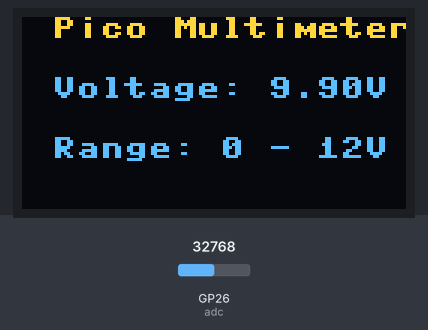
Simulated run of this program. Board: Raspberry Pi Pico running MicroPython. Parts: 128×64 one-colour display. The test bench sets the inputs (shaded band); at power-on: GP26 (adc) = 32768 (analog values on the 0–65535 scale). The OLED is the two-colour kind (top 16 rows yellow).

Above: at 1.2 s.
1.3 s: GP26 (adc) set to 45874
At 2.5 s:
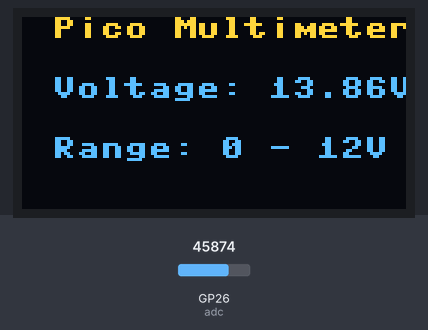
2.8 s: GP26 (adc) set to 57670
At 3.8 s:
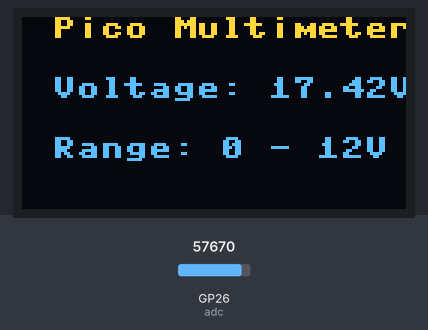
4.3 s: GP26 (adc) set to 65535
At 5.0 s:
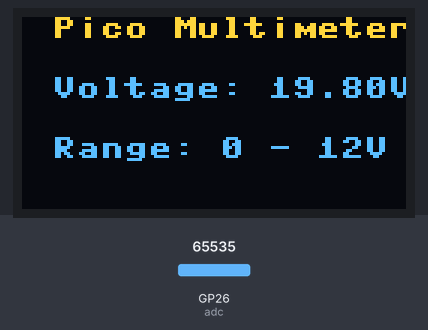
Timing chart, 0 to 7.3 s (numbered marks = the images above; inputs shaded):
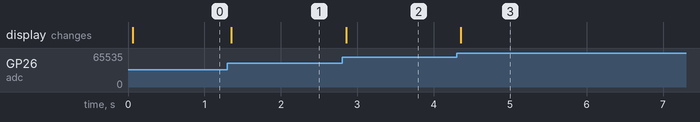

Measured:
- after the input at 1.3 s, the display: changes after 0.05 s (image 1)
- after the input at 2.8 s, the display: changes after 0.05 s (image 2)
- after the input at 4.3 s, the display: changes after 0.06 s (image 3)

The program:

main.py
```python
from machine import Pin, SoftI2C, ADC
import ssd1306
import time

# OLED setup
i2c = SoftI2C(scl=Pin(1), sda=Pin(0))
oled = ssd1306.SSD1306_I2C(128, 64, i2c)

# ADC setup
adc = ADC(26)  # GP26 - Connected to voltage divider & potentiometer

# Constants
V_REF = 3.3
SCALING_FACTOR = 6.0  # Adjust for accuracy
CALIBRATION_OFFSET = 0.0  # Fine-tune after testing
NUM_SAMPLES = 20  # Number of ADC readings for averaging

# Function to read stable voltage
def read_voltage():
    total = 0
    for _ in range(NUM_SAMPLES):
        total += adc.read_u16()
        time.sleep_us(500)  # Short delay for better accuracy

    avg_raw = total / NUM_SAMPLES
    v_out = (avg_raw / 65535) * V_REF
    v_in = (v_out * SCALING_FACTOR) + CALIBRATION_OFFSET
    return round(v_in, 2)

# Main loop
prev_voltage = 0
while True:
    voltage = read_voltage()

    if abs(voltage - prev_voltage) > 0.02:  # Avoid unnecessary updates
        oled.fill(0)
        oled.text("Pico Multimeter", 10, 0)
        oled.text("Voltage: {:.2f}V".format(voltage), 10, 20)
        oled.text("Range: 0 - 12V DC", 10, 40)
        oled.show()
        prev_voltage = voltage

    time.sleep(0.2)  # Control update frequency
```
